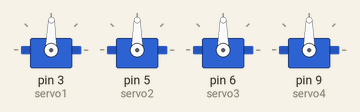
Simulated run of this sketch. Board: Arduino Uno, built with avr-gcc and run on an emulated ATmega328P. On the bench: 4 × servo.

Above: at 4.5 s.
At 9.58 s:
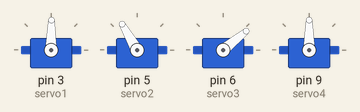
At 13.18 s:
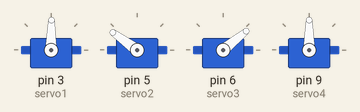
At 21.94 s:
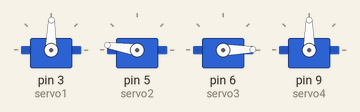
At 34.78 s:
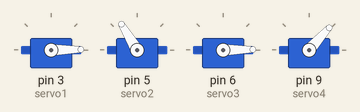
At 39.3 s:
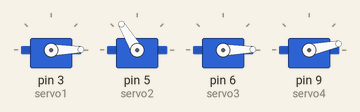
Timing chart, 0 to 40.0 s (numbered marks = the images above):
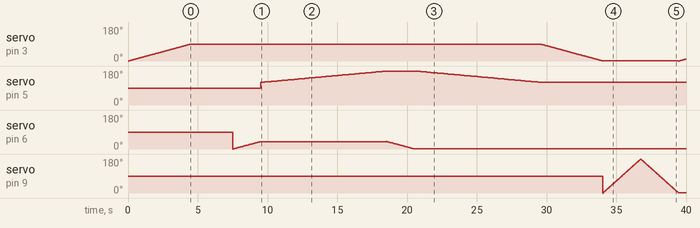

Measured:
- by itself, servo on pin 5 (servo2): rises from 90° to 180° in 11.0 s, then falls to 121° in 8.9 s

The sketch:

new_m.ino
```cpp
  #include <Servo.h>
Servo servo1;
Servo servo2;
Servo servo3;
Servo servo4;
Servo servo5;

int servoPos = 0;

void setup()
{
  servo1.attach(3);
  servo2.attach(5);
  servo3.attach(6);
  servo4.attach(9);
}
  void loop()
  {

for(servoPos=0;servoPos<90;servoPos++)
   {
      servo1.write(servoPos);

      delay(50);

   }
   delay(3000);
for(servoPos=0;servoPos<40;servoPos++)
   {
      servo3.write(servoPos);

      delay(50);

    }
 for(servoPos=120;servoPos<180;servoPos++)
   {
      servo2.write(servoPos);

      delay(150);
     }


for(servoPos=40;servoPos>0;servoPos--)
   {
      servo3.write(servoPos);

      delay(50);
    }
  for(servoPos=180;servoPos>120;servoPos--)
   {
      servo2.write(servoPos);

      delay(150);

   }


 for(servoPos=90;servoPos>0;servoPos--)
   {
      servo1.write(servoPos);

      delay(50);

   }


   for(servoPos=0;servoPos<180;servoPos++)
   {
      servo4.write(servoPos);

      delay(15);

   }
   for(servoPos=180;servoPos>0;servoPos--)
   {
     servo4.write(servoPos);
     delay(15);
   }

  }
```
